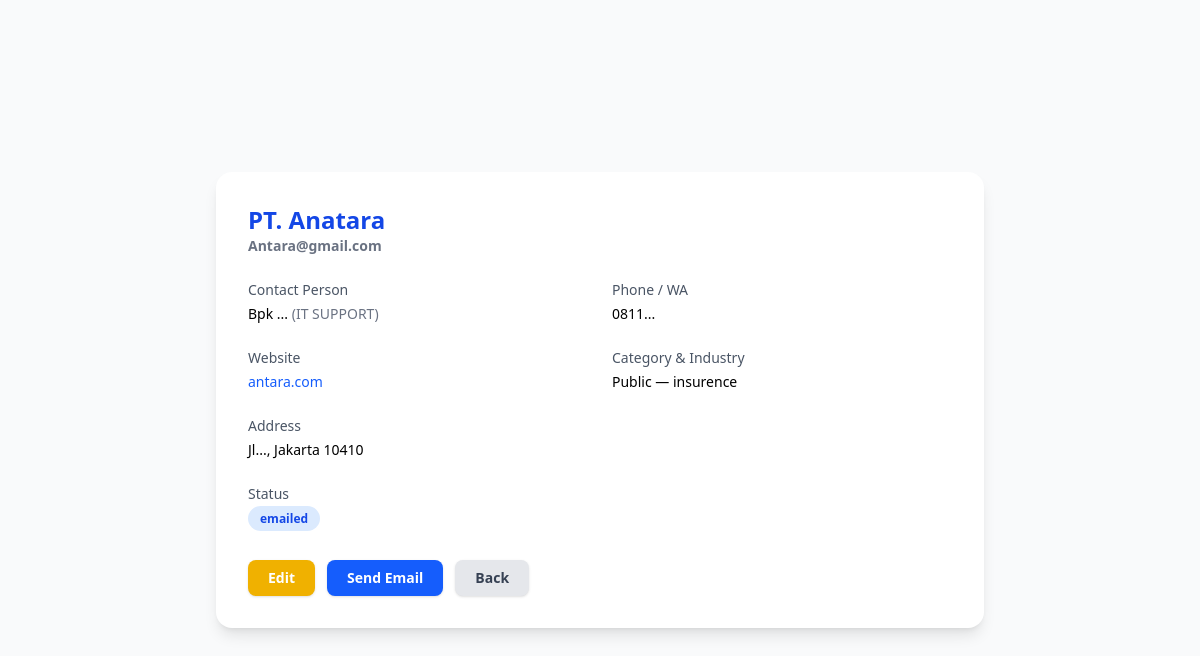
The page /view_contact.php?email=Antara@gmail.com (signed in) on the database its author committed.
### tables this page shows
CREATE TABLE `crm` (
  `company_email` varchar(150) NOT NULL,
  `marketing_id` char(3) NOT NULL,
  `marketing_person_name` varchar(100) DEFAULT NULL,
  `contact_person_email` varchar(150) DEFAULT NULL,
  `company_name` varchar(255) DEFAULT NULL,
  `contact_person` varchar(150) DEFAULT NULL,
  `contact_person_position_title` varchar(150) DEFAULT NULL,
  `phone_wa` varchar(50) DEFAULT NULL,
  `company_website` varchar(255) DEFAULT NULL,
  `company_category` varchar(100) DEFAULT NULL,
  `contact_person_position_category` varchar(100) DEFAULT NULL,
  `company_industry_type` varchar(100) DEFAULT NULL,
  `address` text,
  `city` varchar(100) DEFAULT NULL,
  `postcode` varchar(20) DEFAULT NULL,
  `status` enum('input','wa','emailed','contacted','replied','presentation','CLIENT') DEFAULT 'input',
  `created_at` timestamp NOT NULL DEFAULT CURRENT_TIMESTAMP,
  `updated_at` timestamp NOT NULL DEFAULT CURRENT_TIMESTAMP ON UPDATE CURRENT_TIMESTAMP
);

### functions.php (called while the page is built, shortened)
<?php
function h($s) {
    return htmlspecialchars($s, ENT_QUOTES, 'UTF-8');
}
?>

### view_contact.php (the view, shortened to what this page needs)
<?php
require_once 'db.php';
require_once 'functions.php';
$mid = current_marketing_id();
$email = $_GET['email'] ?? '';
$stmt = $pdo->prepare("SELECT * FROM crm WHERE company_email = ? AND marketing_id = ?");
$stmt->execute([$email, $mid]);
$data = $stmt->fetch();
?>
<!doctype html>
<html lang="id">
<head>
  <link href="css/output.css" rel="stylesheet">
</head>
<body class="bg-gray-50 min-h-screen flex items-center justify-center p-6">
  <div class="w-full max-w-3xl bg-white rounded-2xl shadow-lg p-8">
    <h2 class="text-2xl font-bold text-blue-700 mb-6">
      <?=h($data['company_name'])?>
      <span class="block text-sm text-gray-500"><?=h($data['company_email'])?></span>
    </h2>
    <div class="grid grid-cols-1 sm:grid-cols-2 gap-6 text-sm">
      <div>
        <p class="text-gray-600 font-medium">Contact Person</p>
        <p class="mt-1"><?=h($data['contact_person'])?>
          <span class="text-gray-500">(<?=h($data['contact_person_position_title'])?>)</span>
        </p>
      </div>
      <div>
        <p class="text-gray-600 font-medium">Phone / WA</p>
        <p class="mt-1"><?=h($data['phone_wa'])?></p>
      </div>
      <div>
        <p class="text-gray-600 font-medium">Website</p>
        <p class="mt-1">
          <a href="<?=h($data['company_website'])?>" target="_blank" class="text-blue-600 hover:underline">
            <?=h($data['company_website'])?>
          </a>
        </p>
      </div>
      <div>
        <p class="text-gray-600 font-medium">Category & Industry</p>
        <p class="mt-1"><?=h($data['company_category'])?> — <?=h($data['company_industry_type'])?></p>
      </div>
      <div class="sm:col-span-2">
        <p class="text-gray-600 font-medium">Address</p>
        <p class="mt-1"><?=nl2br(h($data['address']))?>, <?=h($data['city'])?> <?=h($data['postcode'])?></p>
      </div>
      <div>
        <p class="text-gray-600 font-medium">Status</p>
        <p class="mt-1">
          <span class="px-3 py-1 text-xs font-semibold rounded-full
            <?= $data['status']=='CLIENT' ? 'bg-green-100 text-green-700' : 'bg-blue-100 text-blue-700' ?>">
            <?=h($data['status'])?>
          </span>
        </p>
      </div>
    </div>
    <div class="mt-8 flex flex-wrap gap-3">
      <a href="edit_contact.php?email=<?=urlencode($data['company_email'])?>"
         class="bg-yellow-500 hover:bg-yellow-600 text-white px-5 py-2 rounded-lg text-sm font-semibold shadow">
        Edit
      </a>
      <a href="send_email.php?email=<?=urlencode($data['company_email'])?>"
         class="bg-blue-600 hover:bg-blue-700 text-white px-5 py-2 rounded-lg text-sm font-semibold shadow">
        Send Email
      </a>
      <a href="dashboard.php"
         class="bg-gray-200 hover:bg-gray-300 text-gray-700 px-5 py-2 rounded-lg text-sm font-semibold shadow">
        Back
      </a>
    </div>
  </div>
</body>
</html>

### rows shown on the page
crm: company_name "PT. Anatara", company_email "Antara@gmail.com", contact_person "Bpk ...", contact_person_position_title "IT SUPPORT", phone_wa "0811...", company_website "antara.com", company_category "Public", company_industry_type "insurence", address "Jl...", city "Jakarta", postcode "10410", status "emailed"
